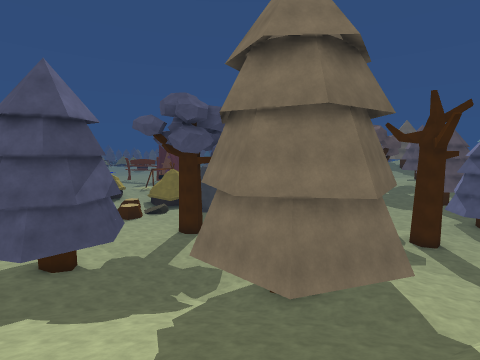
view 1 (above)

20 first-person views from a walk through a scene from a Unity 3-D project. The camera is 1.3 m above the floor, tilts 6° down and sees 85° across. The floor is counted in squares, 2 m on a side. Each view is taken from the middle of a square. On the plan, view 1 faces up. The plan holds only what a view shows up to about 9 squares ahead; the rest is blank. The place goes on beyond the plan. The player character is not drawn.

view 2
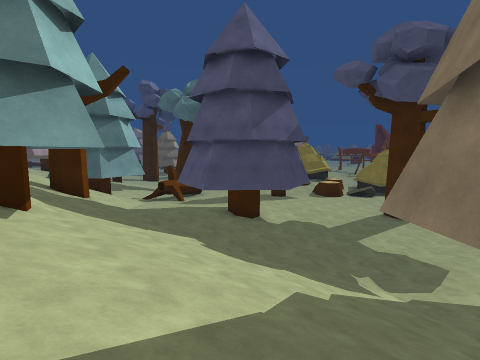

view 3
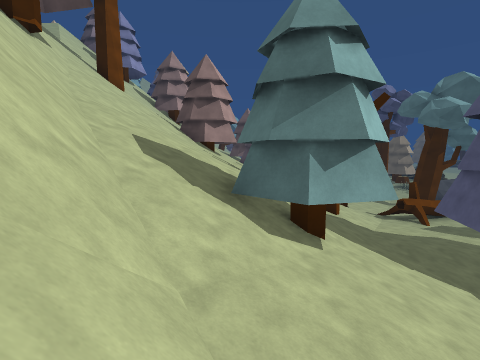

view 4
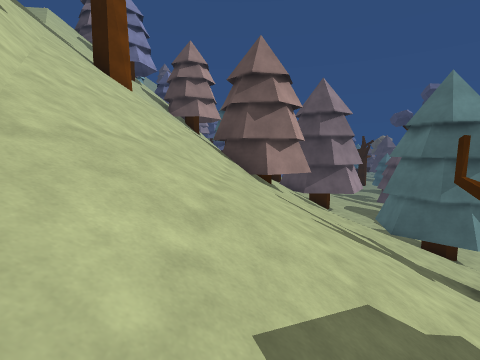

view 5
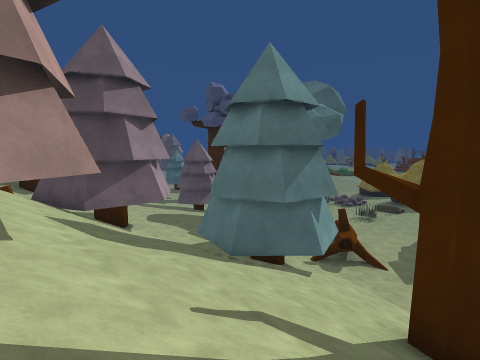

view 6
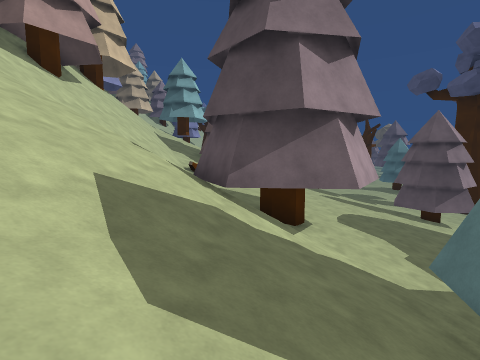

view 7
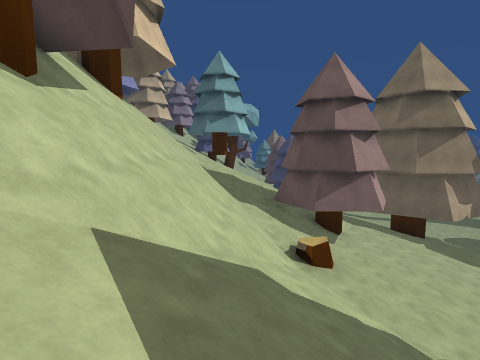

view 8
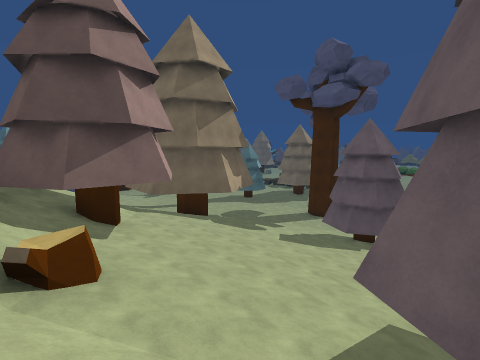

view 9
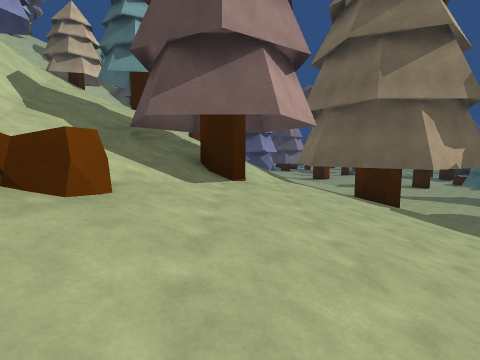

view 10
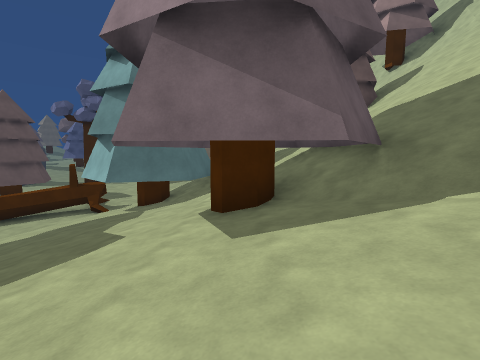

view 11
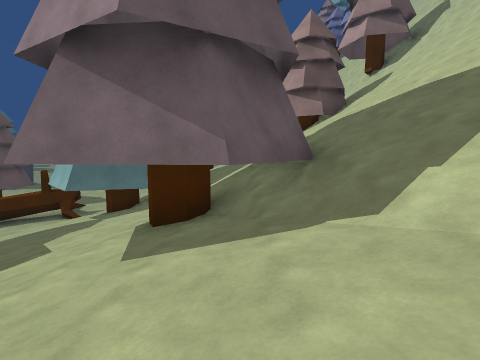

view 12
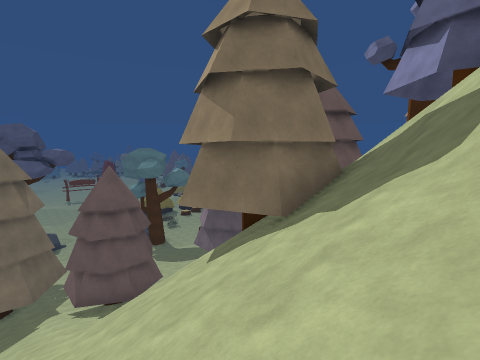

view 13
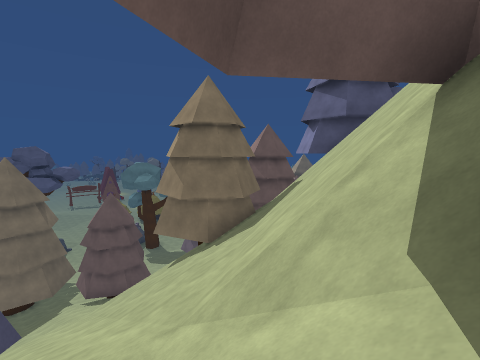

view 14
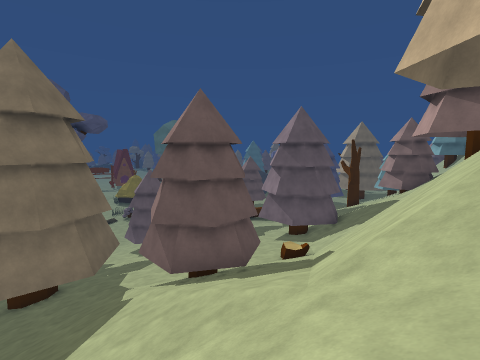

view 15
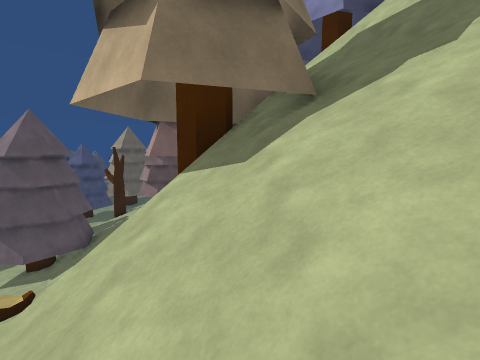

view 16
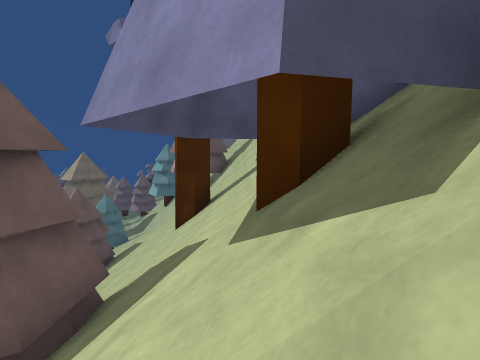

view 17
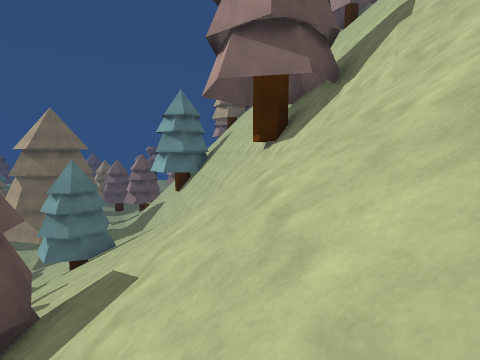

view 18
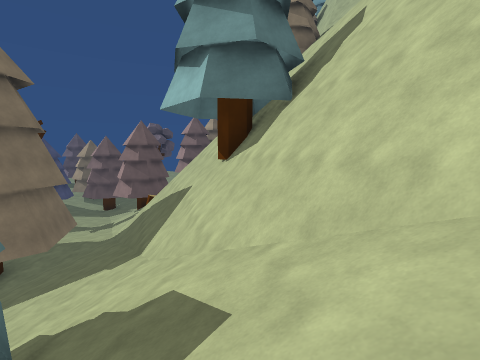

view 19
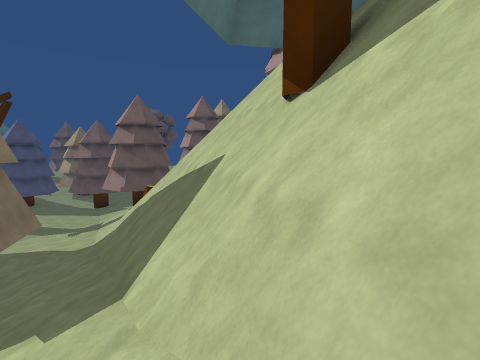

view 20
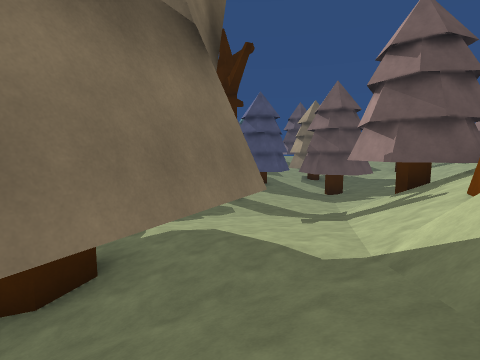

### Floor plan
Key: @ floor where view 1 was taken; # wall or solid block; x gap in a wall; . main floor; : floor 1 m higher than the main floor; + floor 1.75 m higher than the main floor; * floor 2.5 m higher than the main floor; % floor 3.25 m higher than the main floor; / step, stairs or slope; v drop or lower ground; T tree; O other object.
Columns run from 28 left of view 1 to 10 right of it. Each row starts with its distance up from view 1.
  9       TTT.   ...TT...  ......    ....
  8   ..  .T... ....TT...:#...... .:......
  7   :::::::::::.......::::.....##:::.....
  6 :#+++++++++::T:#/T/:::#:..///.::T::.//.
  5 +++T++++++++++T#TT///++://////:T++///#
  4 TTT******++++/TTT///T///////////////T/
  3 **//%%%**T*#/T///////////////////TT//TT
  2 ///T#%%%%%T#TT////////TT#T///////
  1 ///TTT/T%/TTT//////////TT////////
  0 ////TT/T///////TTTT///////##@////
 -1 ////////////////TTT//////#####///
 -2 ///////////////////////###  #T#
 -3  /////////////////////##  vvvv
 -4 ////////T#T/////////###    vvv
 -5 ////T#TT/TT///#T///##
 -6 /////T/////////#//## Tv
 -7 ///////#////////////x vv
 -8 #//////###     //     v/
 -9  ///////##
-10  /O//
-11 / O/

Positions as (right, up) in squares from view 1, and headings:
1: (0, 0), facing up
2: (0, 2), facing up-left
3: (0, 1), facing left
4: (-4, -1), facing left
5: (-8, 0), facing up-left
6: (-11, 2), facing left
7: (-16, -1), facing left
8: (-18, 0), facing up-left
9: (-19, 2), facing left
10: (-21, 3), facing right
11: (-21, 2), facing right
12: (-27, -8), facing up-right
13: (-28, -11), facing up-right
14: (-28, -4), facing up-right
15: (-27, -5), facing right
16: (-22, -7), facing right
17: (-14, -4), facing right
18: (-6, -1), facing right
19: (-3, 0), facing right
20: (1, 3), facing up-right
